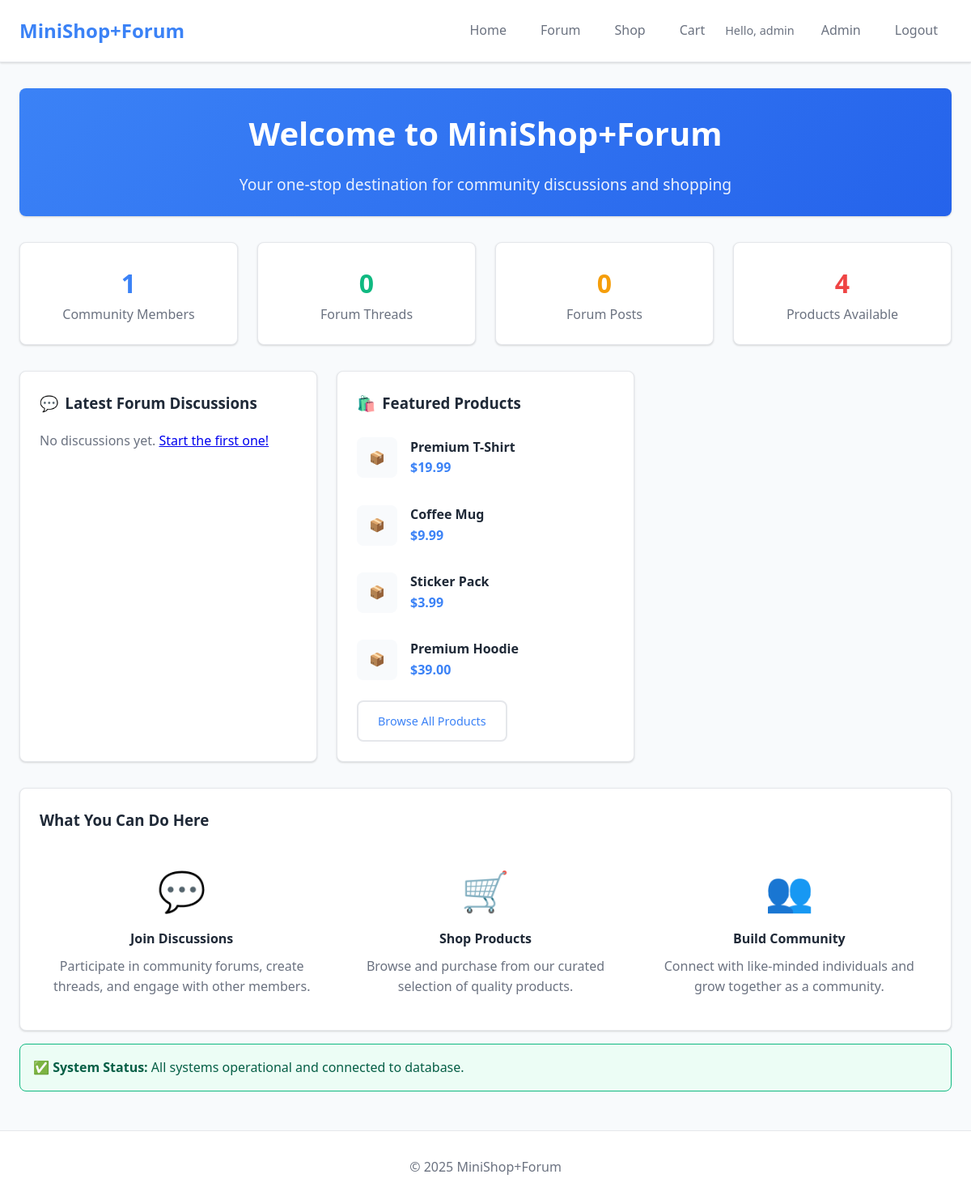
The page /app/public/index.php (signed in) on the database its author committed.
### tables this page shows
CREATE TABLE users (
  id INT AUTO_INCREMENT PRIMARY KEY,
  username VARCHAR(50) UNIQUE NOT NULL,
  email VARCHAR(120) UNIQUE NOT NULL,
  password_hash VARCHAR(255) NOT NULL,
  role ENUM('user','admin') DEFAULT 'user',
  created_at TIMESTAMP DEFAULT CURRENT_TIMESTAMP,
  updated_at TIMESTAMP DEFAULT CURRENT_TIMESTAMP ON UPDATE CURRENT_TIMESTAMP,
  last_login TIMESTAMP NULL,
  is_active TINYINT(1) DEFAULT 1,
  
  INDEX idx_users_email (email),
  INDEX idx_users_username (username),
  INDEX idx_users_role (role),
  INDEX idx_users_active (is_active)
);

CREATE TABLE IF NOT EXISTS products (
  id INT AUTO_INCREMENT PRIMARY KEY,
  name VARCHAR(255) NOT NULL,
  slug VARCHAR(255) UNIQUE,
  description TEXT,
  price DECIMAL(10,2) NOT NULL,
  cost_price DECIMAL(10,2) NULL,
  img VARCHAR(255),
  stock INT DEFAULT 0,
  active TINYINT(1) DEFAULT 1,
  featured TINYINT(1) DEFAULT 0,
  weight DECIMAL(8,2) NULL,
  sku VARCHAR(100) UNIQUE,
  created_at TIMESTAMP DEFAULT CURRENT_TIMESTAMP,
  updated_at TIMESTAMP DEFAULT CURRENT_TIMESTAMP ON UPDATE CURRENT_TIMESTAMP,
  
  INDEX idx_products_active (active),
  INDEX idx_products_featured (featured),
  INDEX idx_products_price (price),
  INDEX idx_products_stock (stock),
  INDEX idx_products_sku (sku),
  FULLTEXT idx_products_search (name, description)
);

### app/includes/functions.php (called while the page is built, shortened)
<?php
function env(string $k, $default = null) {
    $v = getenv($k);
    return $v === false ? $default : $v;
}
function db(): ?PDO {
    static $pdo = null;
    if ($pdo !== null) return $pdo;
    $host = env('DB_HOST', '127.0.0.1');
    $name = env('DB_NAME', 'app');
    $user = env('DB_USER', 'root');
    $pass = env('DB_PASS', '');
    $dsn = "mysql:host={$host};dbname={$name};charset=utf8mb4";
    try {
        $pdo = new PDO($dsn, $user, $pass, [
            PDO::ATTR_ERRMODE => PDO::ERRMODE_EXCEPTION,
            PDO::ATTR_DEFAULT_FETCH_MODE => PDO::FETCH_ASSOC,
        ]);
    } catch (PDOException $e) {
        error_log('DB connection failed: ' . $e->getMessage());
        $pdo = null;
    }
    return $pdo;
}
function current_user(): ?array {
    $pdo = db();
    $stmt = $pdo->prepare('SELECT id, username, role FROM users WHERE id = ?');
    $stmt->execute([$_SESSION['user_id']]);
    $user = $stmt->fetch();
    return $user ?: null;
}
function is_admin(): bool {
    $u = current_user();
    return $u && ($u['role'] ?? '') === 'admin';
}

### app/pages/home.php (the view, shortened to what this page needs)
<?php
$pdo = db();
$stats = [
    'users' => 0,
    'threads' => 0,
    'posts' => 0,
    'products' => 0
];
if ($pdo) {
    try {
        $stats['users'] = $pdo->query('SELECT COUNT(*) FROM users')->fetchColumn();
        $stats['threads'] = $pdo->query('SELECT COUNT(*) FROM threads')->fetchColumn();
        $stats['posts'] = $pdo->query('SELECT COUNT(*) FROM posts WHERE hidden = 0 OR hidden IS NULL')->fetchColumn();
        $stats['products'] = $pdo->query('SELECT COUNT(*) FROM products WHERE active = 1')->fetchColumn();
    } catch (Exception $e) {
    }
}
$recentThreads = [];
$recentProducts = [];
if ($pdo) {
    try {
        $stmt = $pdo->query('SELECT t.id, t.title, t.created_at, u.username FROM threads t LEFT JOIN users u ON u.id = t.user_id ORDER BY t.created_at DESC LIMIT 3');
        $recentThreads = $stmt->fetchAll();
        $stmt = $pdo->query('SELECT id, name, price, img FROM products WHERE active = 1 ORDER BY created_at DESC LIMIT 4');
        $recentProducts = $stmt->fetchAll();
    } catch (Exception $e) {
    }
}
?>
<div class="fade-in">
  <div class="card text-center" style="background: linear-gradient(135deg, var(--primary), var(--primary-dark)); color: white; border: none;">
    <h1 style="margin: 0 0 1rem 0; font-size: 2.5rem; color: white;">Welcome to MiniShop+Forum</h1>
    <p style="font-size: 1.2rem; opacity: 0.9; margin: 0; color: white;">Your one-stop destination for community discussions and shopping</p>
  </div>
  <div class="grid" style="grid-template-columns: repeat(auto-fit, minmax(200px, 1fr));">
    <div class="card text-center">
      <div style="font-size: 2rem; font-weight: bold; color: var(--primary);"><?= number_format($stats['users']) ?></div>
      <div style="color: var(--secondary);">Community Members</div>
    </div>
    <div class="card text-center">
      <div style="font-size: 2rem; font-weight: bold; color: var(--success);"><?= number_format($stats['threads']) ?></div>
      <div style="color: var(--secondary);">Forum Threads</div>
    </div>
    <div class="card text-center">
      <div style="font-size: 2rem; font-weight: bold; color: var(--warning);"><?= number_format($stats['posts']) ?></div>
      <div style="color: var(--secondary);">Forum Posts</div>
    </div>
    <div class="card text-center">
      <div style="font-size: 2rem; font-weight: bold; color: var(--danger);"><?= number_format($stats['products']) ?></div>
      <div style="color: var(--secondary);">Products Available</div>
    </div>
  </div>
  <div class="grid">
    <div class="card">
      <h3 style="margin-top: 0; display: flex; align-items: center; gap: 0.5rem;">
        <span>💬</span> Latest Forum Discussions
      </h3>
      <?php if ($recentThreads): ?>
        <?php foreach ($recentThreads as $thread): ?>
          <div style="padding: 0.75rem 0; border-bottom: 1px solid var(--border); last-child:border-bottom: none;">
            <a href="/?page=forum&thread=<?= $thread['id'] ?>" style="text-decoration: none; font-weight: 600; color: var(--primary);">
              <?= htmlspecialchars($thread['title']) ?>
            </a>
            <div style="font-size: 0.9rem; color: var(--secondary); margin-top: 0.25rem;">
              by <?= htmlspecialchars($thread['username'] ?? 'Anonymous') ?> • <?= date('M j, Y', strtotime($thread['created_at'])) ?>
            </div>
          </div>
        <?php endforeach; ?>
        <div style="margin-top: 1rem;">
          <a href="/?page=forum" class="btn secondary">View All Discussions</a>
        </div>
      <?php else: ?>
        <p style="color: var(--secondary);">No discussions yet. <a href="/?page=forum">Start the first one!</a></p>
      <?php endif; ?>
    </div>
    <div class="card">
      <h3 style="margin-top: 0; display: flex; align-items: center; gap: 0.5rem;">
        <span>🛍️</span> Featured Products
      </h3>
      <?php if ($recentProducts): ?>
        <div style="display: grid; gap: 1rem;">
          <?php foreach ($recentProducts as $product): ?>
            <div style="display: flex; align-items: center; gap: 1rem; padding: 0.5rem 0;">
              <?php if ($product['img']): ?>
                <div style="width: 50px; height: 50px; background: var(--light); border-radius: var(--radius); display: flex; align-items: center; justify-content: center; color: var(--secondary);">
                  📦
                </div>
              <?php endif; ?>
              <div style="flex: 1;">
                <div style="font-weight: 600;"><?= htmlspecialchars($product['name']) ?></div>
                <div style="color: var(--primary); font-weight: 600;">$<?= number_format($product['price'], 2) ?></div>
              </div>
            </div>
          <?php endforeach; ?>
        </div>
        <div style="margin-top: 1rem;">
          <a href="/?page=shop" class="btn secondary">Browse All Products</a>
        </div>
      <?php else: ?>
        <p style="color: var(--secondary);">No products available yet.</p>
      <?php endif; ?>
    </div>
  </div>
  <div class="card">
    <h3>What You Can Do Here</h3>
    <div class="grid" style="grid-template-columns: repeat(auto-fit, minmax(250px, 1fr));">
      <div style="text-align: center; padding: 1rem;">
        <div style="font-size: 3rem; margin-bottom: 0.5rem;">💬</div>
        <h4 style="margin: 0.5rem 0;">Join Discussions</h4>
        <p style="color: var(--secondary); margin: 0;">Participate in community forums, create threads, and engage with other members.</p>
      </div>
      <div style="text-align: center; padding: 1rem;">
        <div style="font-size: 3rem; margin-bottom: 0.5rem;">🛒</div>
        <h4 style="margin: 0.5rem 0;">Shop Products</h4>
        <p style="color: var(--secondary); margin: 0;">Browse and purchase from our curated selection of quality products.</p>
      </div>
      <div style="text-align: center; padding: 1rem;">
        <div style="font-size: 3rem; margin-bottom: 0.5rem;">👥</div>
        <h4 style="margin: 0.5rem 0;">Build Community</h4>
        <p style="color: var(--secondary); margin: 0;">Connect with like-minded individuals and grow together as a community.</p>
      </div>
    </div>
  </div>
  <?php if ($pdo): ?>
    <div class="flash success">
      <strong>✅ System Status:</strong> All systems operational and connected to database.
    </div>
  <?php else: ?>
    <div class="flash error">
      <strong>⚠️ System Status:</strong> Database connection unavailable. Some features may be limited.
    </div>
  <?php endif; ?>
</div>

### app/public/index.php (shortened to what this page needs)
<?php
require_once __DIR__.'/../includes/functions.php';
$u = current_user();
?>
<!doctype html>
<html lang="en">
<head>
  <link rel="stylesheet" href="/css/styles.css">
</head>
<body>
<header class="topbar">
  <div class="brand">MiniShop+Forum</div>
  <nav>
    <a href="/?page=home">Home</a>
    <a href="/?page=forum">Forum</a>
    <a href="/?page=shop">Shop</a>
    <a href="/?page=cart">Cart<?php if (!empty($_SESSION['cart'])) { $cnt = cart_count(); echo $cnt ? ' ('.$cnt.')' : ''; } ?></a>
    <?php if ($u): ?>
      <span class="welcome">Hello, <?= htmlspecialchars($u['username']) ?></span>
      <?php if (is_admin()): ?><a href="/?page=admin">Admin</a><?php endif; ?>
      <a href="/?page=logout">Logout</a>
    <?php else: ?>
      <?php $return = urlencode($_SERVER['REQUEST_URI'] ?? '/'); ?>
      <a href="/?page=login&return=<?= $return ?>">Login</a>
      <a href="/?page=register&return=<?= $return ?>">Register</a>
    <?php endif; ?>
  </nav>
</header>
<main class="container">
  <?php
    $page = $_GET['page'] ?? 'home';
    $file = __DIR__.'/../pages/'.basename($page).'.php';
    if (is_file($file)) require $file;
    else { http_response_code(404); echo '<h1>404</h1><p>Page not found.</p>'; }
  ?>
</main>
<footer class="footer">© <?= date('Y') ?> MiniShop+Forum</footer>
</body>
</html>

### app/public/css/styles.css (style rules this page uses)
:root { --primary: #3b82f6; --primary-dark: #2563eb; --secondary: #6b7280; --success: #10b981; --warning: #f59e0b; --danger: #ef4444; --light: #f8fafc; --dark: #1f2937; --border: #e5e7eb; --shadow: 0 1px 3px 0 rgba(0, 0, 0, 0.1), 0 1px 2px 0 rgba(0, 0, 0, 0.06); --shadow-lg: 0 10px 15px -3px rgba(0, 0, 0, 0.1), 0 4px 6px -2px rgba(0, 0, 0, 0.05); --radius: 0.5rem; --transition: all 0.2s ease-in-out; }
* { box-sizing: border-box; }
html, body { margin: 0; padding: 0; font: 16px/1.6 system-ui, -apple-system, Segoe UI, Roboto, sans-serif; color: var(--dark); background: var(--light); }
.topbar { display: flex; gap: 1rem; align-items: center; justify-content: space-between; padding: 1rem 1.5rem; background: white; border-bottom: 1px solid var(--border); box-shadow: var(--shadow); position: sticky; top: 0; z-index: 100; }
.brand { font-size: 1.5rem; font-weight: 700; color: var(--primary); text-decoration: none; }
.topbar nav { display: flex; gap: 0.5rem; align-items: center; flex-wrap: wrap; }
.topbar nav a { padding: 0.5rem 1rem; text-decoration: none; border-radius: var(--radius); transition: var(--transition); font-weight: 500; position: relative; }
.topbar nav a:not(.btn) { color: var(--secondary); border: 1px solid transparent; }
.welcome { color: var(--secondary); font-size: 0.9rem; margin-right: 0.5rem; }
.container { max-width: 1200px; margin: 2rem auto; padding: 0 1.5rem; }
.card { background: white; border: 1px solid var(--border); border-radius: var(--radius); padding: 1.5rem; margin: 1rem 0; box-shadow: var(--shadow); transition: var(--transition); }
.card h1, .card h2, .card h3 { margin-top: 0; color: var(--dark); }
.btn { display: inline-flex; align-items: center; gap: 0.5rem; padding: 0.75rem 1.5rem; border: none; border-radius: var(--radius); background: var(--primary); color: white; text-decoration: none; font-weight: 500; font-size: 0.9rem; cursor: pointer; transition: var(--transition); border: 2px solid var(--primary); }
.btn.secondary { background: white; color: var(--primary); border-color: var(--border); }
.grid { display: grid; gap: 1.5rem; grid-template-columns: repeat(auto-fill, minmax(280px, 1fr)); }
.flash { padding: 1rem; border-radius: var(--radius); margin: 1rem 0; border: 1px solid var(--border); background: var(--light); }
.flash.success { background: #ecfdf5; border-color: var(--success); color: #065f46; }
.footer { text-align: center; padding: 2rem; color: var(--secondary); border-top: 1px solid var(--border); margin-top: 3rem; background: white; }
.text-center { text-align: center; }
.fade-in { animation: fadeIn 0.3s ease-out; }

### rows shown on the page
users: username "admin"
products: name "Premium T-Shirt", price "19.99"
products: name "Coffee Mug", price "9.99"
products: name "Sticker Pack", price "3.99"
products: name "Premium Hoodie", price "39.00"

### other values the page prints
$stats['users'] "1"
$stats['threads'] "0"
$stats['posts'] "0"
$stats['products'] "4"
